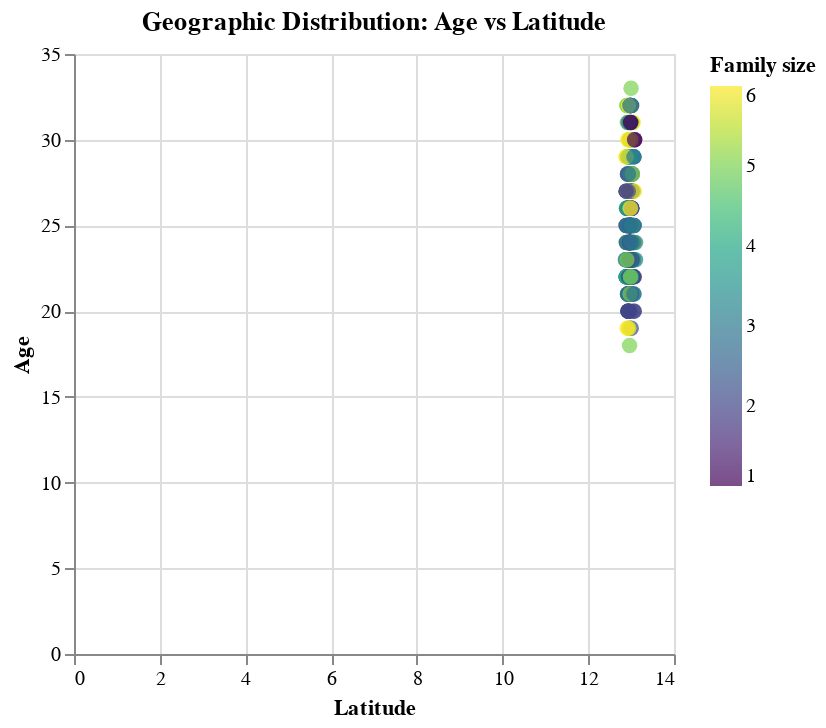

Notebook code cell kept with this figure:
### Code cell
# Problem 8: Scatter Plot - Age vs Latitude
age_lat_scatter = alt.Chart(data).mark_circle(size=60).encode(
    alt.X('latitude:Q', title='Latitude'),
    alt.Y('Age:Q', title='Age'),
    alt.Color('Family size:Q', scale=alt.Scale(scheme='viridis')),
    tooltip=['latitude:Q', 'Age:Q', 'Family size:Q']
).properties(title='Geographic Distribution: Age vs Latitude').interactive()

age_lat_scatter

### Figure 1 — Vega-Lite specification as saved in the notebook (floating-point values rounded to 4 significant figures; data arrays with more than 128 entries replaced by an {"elided": "..."} marker saying what was removed)
{"config": {"view": {"continuousWidth": 300, "continuousHeight": 300}}, "data": {"name": "data-dc4a006058f6ac0ed633c68043f3944f"}, "mark": {"type": "circle", "size": 60}, "encoding": {"color": {"field": "Family size", "scale": {"scheme": "viridis"}, "type": "quantitative"}, "tooltip": [{"field": "latitude", "type": "quantitative"}, {"field": "Age", "type": "quantitative"}, {"field": "Family size", "type": "quantitative"}], "x": {"field": "latitude", "title": "Latitude", "type": "quantitative"}, "y": {"field": "Age", "title": "Age", "type": "quantitative"}}, "params": [{"name": "param_22", "select": {"type": "interval", "encodings": ["x", "y"]}, "bind": "scales"}], "title": "Geographic Distribution: Age vs Latitude", "$schema": "https://vega.github.io/schema/vega-lite/v5.8.0.json", "datasets": {"data-dc4a006058f6ac0ed633c68043f3944f": {"elided": "388 records"}}}
